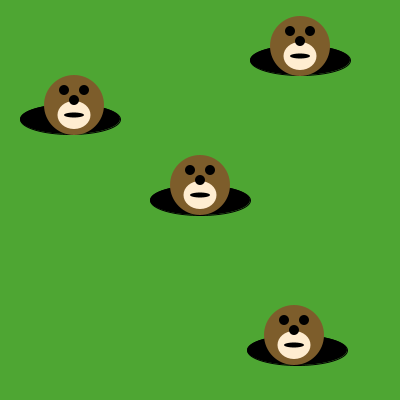
Frame 1 (no input)
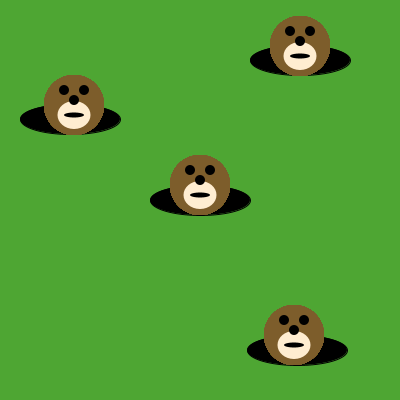
Frame 60 (the mouse pressed at the canvas centre just before this capture)
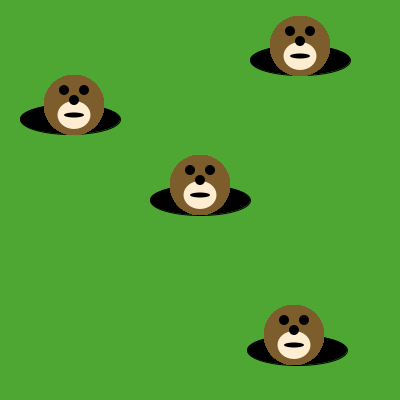
Frame 120 (the mouse held since frame 60 and released just before this capture)

The Processing sketch that drew these frames (run headless with seeded random() and noise(); from frame 60 on, the mouse is pressed at the canvas centre):

// Processing sketch: moles_in_holes
// ── moles_in_holes.pde
void draw() {

/* Use the method below to put moles in the holes. */
drawMole(74,105);
drawMole(300,46);
drawMole(294,335);
drawMole(200,185);
}

void drawMole(int moleX, int moleY) {
     noStroke();
     fill(125, 93, 43);
     ellipse(moleX, moleY, 60, 60); // face
     fill(255, 237, 209);
     ellipse(moleX, moleY+10, 33, 28); 
     fill(0, 0, 0);
     ellipse(moleX-10, moleY-15, 10, 10); // eyes
     ellipse(moleX+10, moleY-15, 10, 10);
     ellipse(moleX, moleY-5, 10, 10); // nose
     ellipse(moleX, moleY+10, 20, 5); // mouth
}

void setup() {
     size(400, 400);
     background(78, 166, 51); // green grass
     fill(0, 0, 0);
     ellipse(200, 200, 100, 30); // holes!
     ellipse(70, 119, 100, 30);
     ellipse(300, 60, 100, 30);
     ellipse(297, 350, 100, 30);
}
